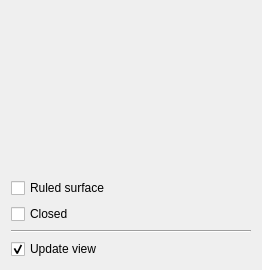
<?xml version="1.0" encoding="UTF-8"?>
<ui version="4.0">
 <class>PartDesignGui::TaskLoftParameters</class>
 <widget class="QWidget" name="PartDesignGui::TaskLoftParameters">
  <property name="geometry">
   <rect>
    <x>0</x>
    <y>0</y>
    <width>262</width>
    <height>270</height>
   </rect>
  </property>
  <property name="windowTitle">
   <string>Form</string>
  </property>
  <layout class="QVBoxLayout" name="verticalLayout_3">
   <item>
    <widget class="PartDesignGui::FeaturePickerDoublePanelWidget" name="pickerWidget" native="true"/>
   </item>
   <item>
    <widget class="QCheckBox" name="checkBoxRuled">
     <property name="text">
      <string>Ruled surface</string>
     </property>
    </widget>
   </item>
   <item>
    <widget class="QCheckBox" name="checkBoxClosed">
     <property name="text">
      <string>Closed</string>
     </property>
    </widget>
   </item>
   <item>
    <widget class="Line" name="line">
     <property name="orientation">
      <enum>Qt::Horizontal</enum>
     </property>
    </widget>
   </item>
   <item>
    <widget class="QCheckBox" name="checkBoxUpdateView">
     <property name="text">
      <string>Update view</string>
     </property>
     <property name="checked">
      <bool>true</bool>
     </property>
    </widget>
   </item>
  </layout>
 </widget>
 <customwidgets>
  <customwidget>
   <class>PartDesignGui::FeaturePickerDoublePanelWidget</class>
   <extends>QWidget</extends>
   <header>Mod/PartDesign/Gui/FeaturePickerWidgets.h</header>
   <container>1</container>
  </customwidget>
 </customwidgets>
 <resources/>
 <connections/>
</ui>
